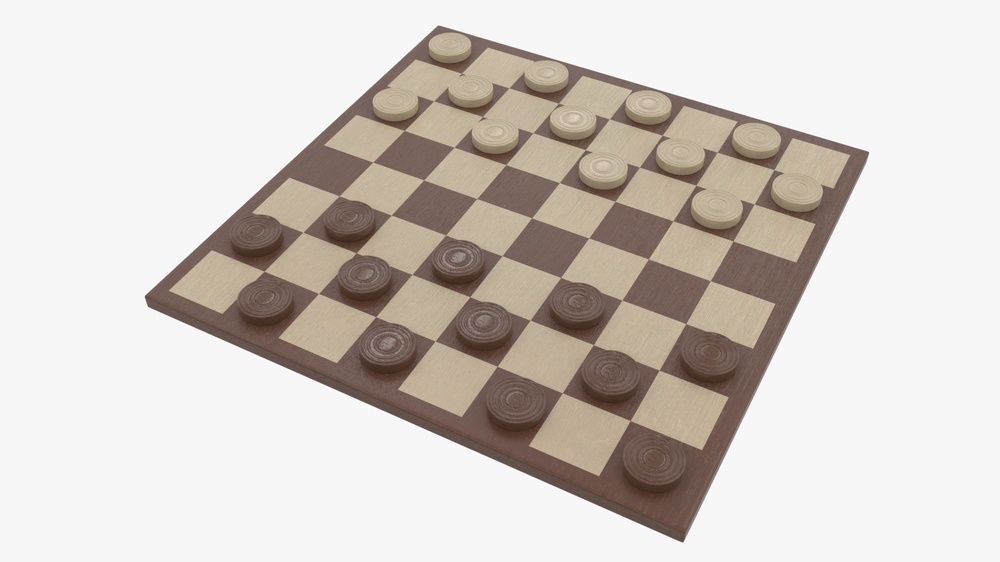
#> input picture 01/board5.jpg, 1000 x 562 px, shrunk from 1920 x 1080 before the run
$ python 3.py
#> lines starting #> are read from the running program, lines starting #| are printed output that depends on the picture; after the words box and inside, x2 and y2 are one past the last pixel; in counts of white or black regions, pixels touching at a corner belong together
import cv2
import numpy as np

def find_corners_of_largest_polygon(img):
    """ 주어진 바이너리 이미지에서 가장 큰 폴리곤의 꼭짓점을 찾습니다. """
    contours, _ = cv2.findContours(img.copy(), cv2.RETR_EXTERNAL, cv2.CHAIN_APPROX_SIMPLE)
    largest_contour = max(contours, key=cv2.contourArea)
    epsilon = 0.1 * cv2.arcLength(largest_contour, True)
    corners = cv2.approxPolyDP(largest_contour, epsilon, True)
    return corners

# 이미지 로드
image = cv2.imread('board5.jpg')
#> image is the input picture: shape (562, 1000, 3); mean B, G, R 198.6, 204.5, 211.2
gray = cv2.cvtColor(image, cv2.COLOR_BGR2GRAY)
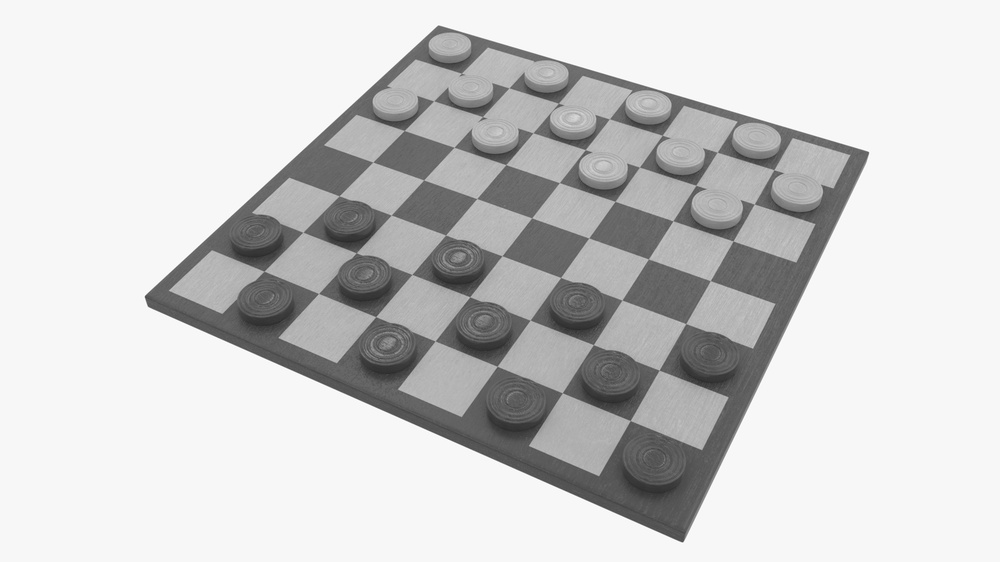
#> gray: shape (562, 1000); min 40, max 255, mean 205.8

# Canny 엣지 검출기로 엣지 찾기
edges = cv2.Canny(gray, 50, 150, apertureSize=3)
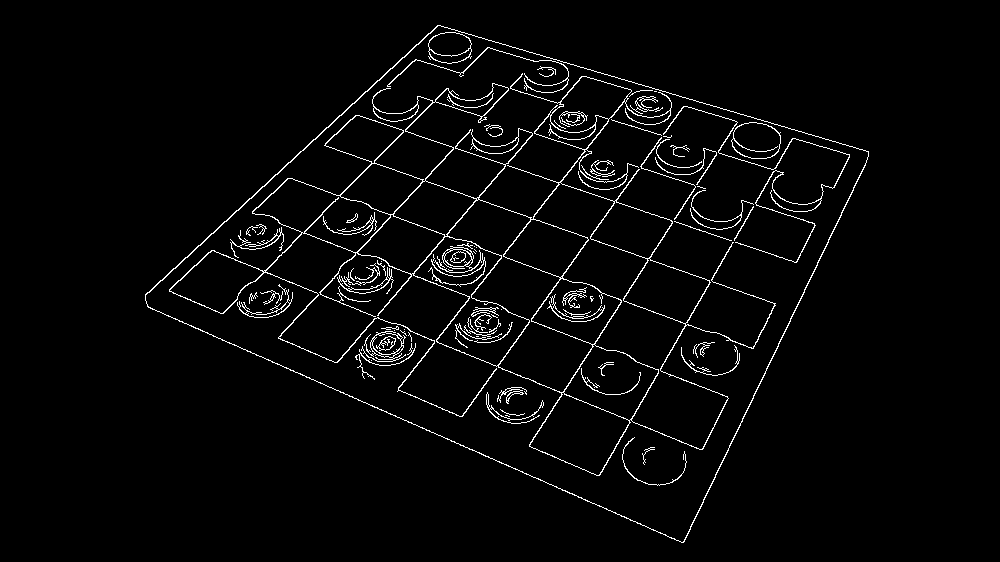
#> edges: shape (562, 1000); 3% white in thin lines or dots, all inside (x1, y1, x2, y2) = (145, 25, 869, 543)

# 가장 큰 폴리곤의 꼭짓점 찾기
corners = find_corners_of_largest_polygon(edges)
#> in find_corners_of_largest_polygon, `contours, _ = cv2.findContours(img.copy(), cv2.RETR_EXTERNAL, cv2.CHAI..`: contours = 1 contour; box (x1, y1, x2, y2) and area: (145, 25, 869, 543) 208441
#> in find_corners_of_largest_polygon, `largest_contour = max(contours, key=cv2.contourArea)`: largest_contour = contour of 1103 points, box (x1, y1, x2, y2) (145, 25, 869, 543), area 208441
#> in find_corners_of_largest_polygon, `epsilon = 0.1 * cv2.arcLength(largest_contour, True)`: epsilon = 200.1
#> in find_corners_of_largest_polygon, `corners = cv2.approxPolyDP(largest_contour, epsilon, True)`: corners = [[145, 294], [683, 542], [868, 151], [437, 25]]
#> corners = [[145, 294], [683, 542], [868, 151], [437, 25]]

# Perspective transform 준비
if corners.shape[0] == 4:
    corners = corners.reshape((4, 2))
    rect = np.zeros((4, 2), dtype="float32")

    # 상단 왼쪽, 오른쪽, 하단 왼쪽, 오른쪽 순서로 정렬
    s = corners.sum(axis=1)
#> s = [439, 1225, 1019, 462]
    rect[0] = corners[np.argmin(s)]
    rect[2] = corners[np.argmax(s)]

    diff = np.diff(corners, axis=1)
#> diff = [149, -141, -717, -412]
    rect[1] = corners[np.argmin(diff)]
    rect[3] = corners[np.argmax(diff)]

    # Perspective transform을 위한 행렬 얻기
    (tl, tr, br, bl) = rect
    widthA = np.sqrt(((br[0] - bl[0]) ** 2) + ((br[1] - bl[1]) ** 2))
    widthB = np.sqrt(((tr[0] - tl[0]) ** 2) + ((tr[1] - tl[1]) ** 2))
    maxWidth = 300

    heightA = np.sqrt(((tr[0] - br[0]) ** 2) + ((tr[1] - br[1]) ** 2))
    heightB = np.sqrt(((tl[0] - bl[0]) ** 2) + ((tl[1] - bl[1]) ** 2))
    maxHeight = 300

    dst = np.array([
        [0, 0],
        [maxWidth - 1, 0],
        [maxWidth - 1, maxHeight - 1],
        [0, maxHeight - 1]], dtype="float32")

    # Perspective transform 적용
    M = cv2.getPerspectiveTransform(rect, dst)
    warped = cv2.warpPerspective(image, M, (maxWidth, maxHeight))
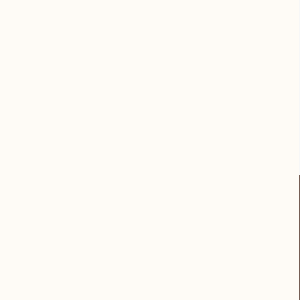
#> warped: shape (300, 300, 3); mean B, G, R 245.8, 250.8, 253.8

    # 결과 출력
    cv2.imshow('Cropped Checkerboard', warped)
    cv2.waitKey(0)
    cv2.destroyAllWindows()
else:
    print("체커판의 모서리를 찾을 수 없습니다.")

$ run again, with 01/board1.jpg copied over 01/board5.jpg
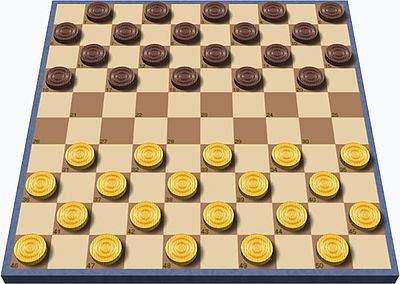
#> input picture 01/board1.jpg, 400 x 284 px
#> image is the input picture: shape (284, 400, 3); mean B, G, R 136.4, 168.1, 189.6
#> `edges = cv2.Canny(gray, 50, 150, apertureSize=3)`:
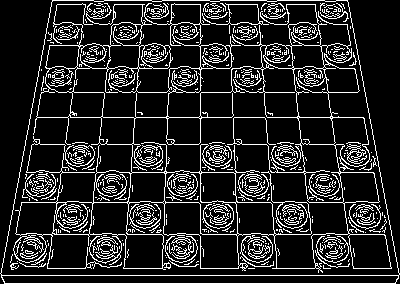
#> edges: shape (284, 400); 15.2% white in thin lines or dots
#> contours = 1 contour; box (x1, y1, x2, y2) and area: (0, 0, 400, 284) 98579
#> largest_contour = contour of 245 points, box (x1, y1, x2, y2) (0, 0, 400, 284), area 98579
#> epsilon = 130.3
#> in find_corners_of_largest_polygon, `corners = cv2.approxPolyDP(largest_contour, epsilon, True)`: corners = [[52, 0], [4, 283], [395, 283], [347, 0]]
#> s = [52, 287, 678, 347]
#> diff = [-52, 279, -112, -347]
#> `warped = cv2.warpPerspective(image, M, (maxWidth, maxHeight))`:
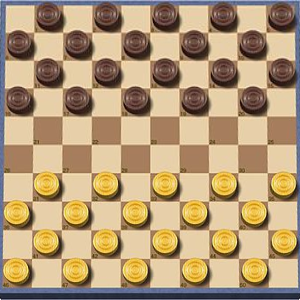
#> warped: shape (300, 300, 3); mean B, G, R 119.3, 155, 180.7

$ run again, with 01/board3.jpg copied over 01/board5.jpg
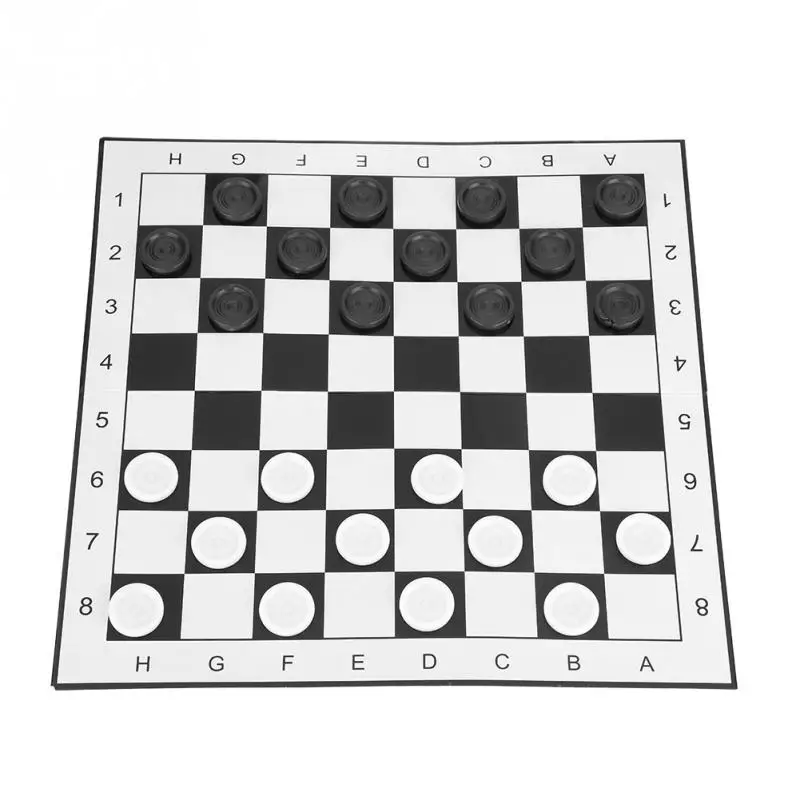
#> input picture 01/board3.jpg, 800 x 800 px
#> image is the input picture: shape (800, 800, 3); mean B, G, R 214.3, 214.3, 214.3
#> `edges = cv2.Canny(gray, 50, 150, apertureSize=3)`:
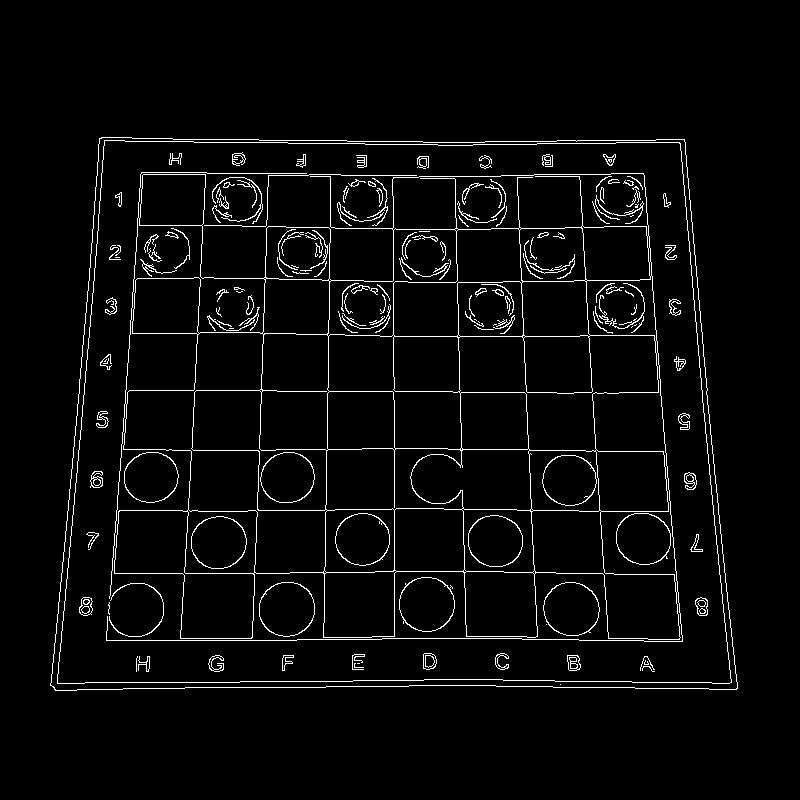
#> edges: shape (800, 800); 3.7% white in thin lines or dots, all inside (x1, y1, x2, y2) = (50, 137, 738, 691)
#> contours = 1 contour; box (x1, y1, x2, y2) and area: (50, 137, 738, 691) 346598
#> largest_contour = contour of 256 points, box (x1, y1, x2, y2) (50, 137, 738, 691), area 346598
#> epsilon = 242.2
#> in find_corners_of_largest_polygon, `corners = cv2.approxPolyDP(largest_contour, epsilon, True)`: corners = [[99, 138], [55, 690], [737, 688], [684, 139]]
#> s = [237, 745, 1425, 823]
#> diff = [39, 635, -49, -545]
#> `warped = cv2.warpPerspective(image, M, (maxWidth, maxHeight))`:
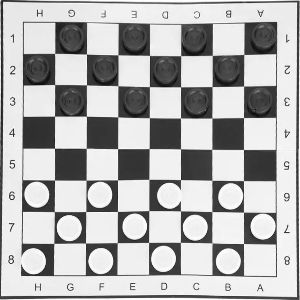
#> warped: shape (300, 300, 3); mean B, G, R 179.5, 179.5, 179.5
